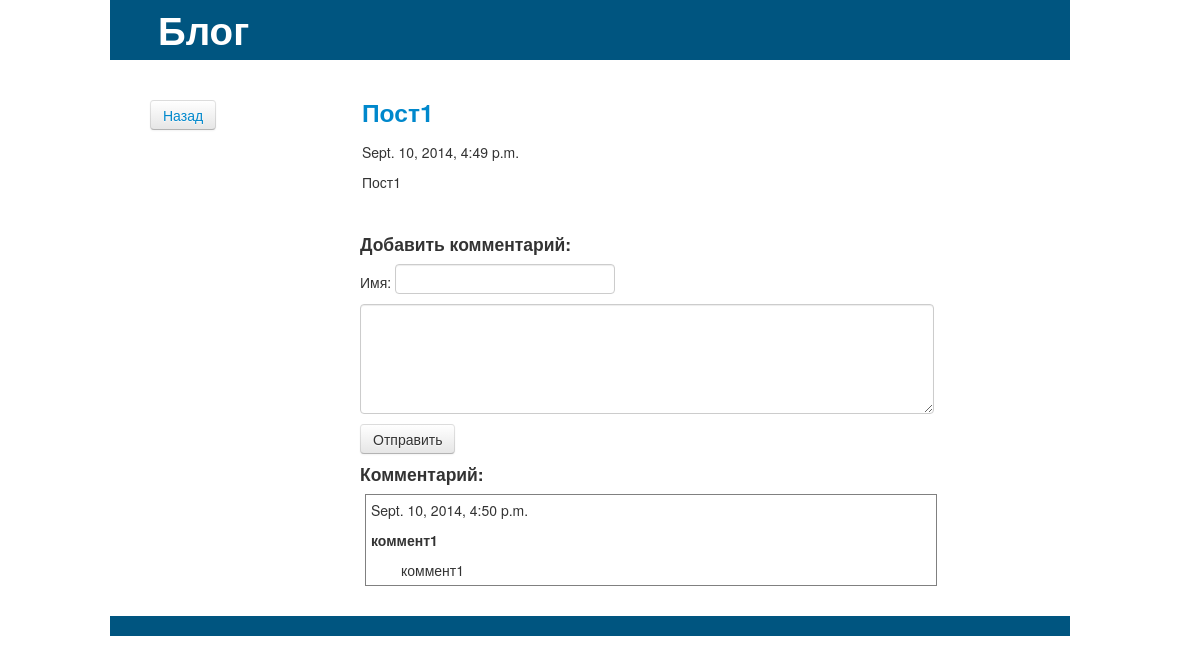
The page /blog/1/ on the database as committed earlier.
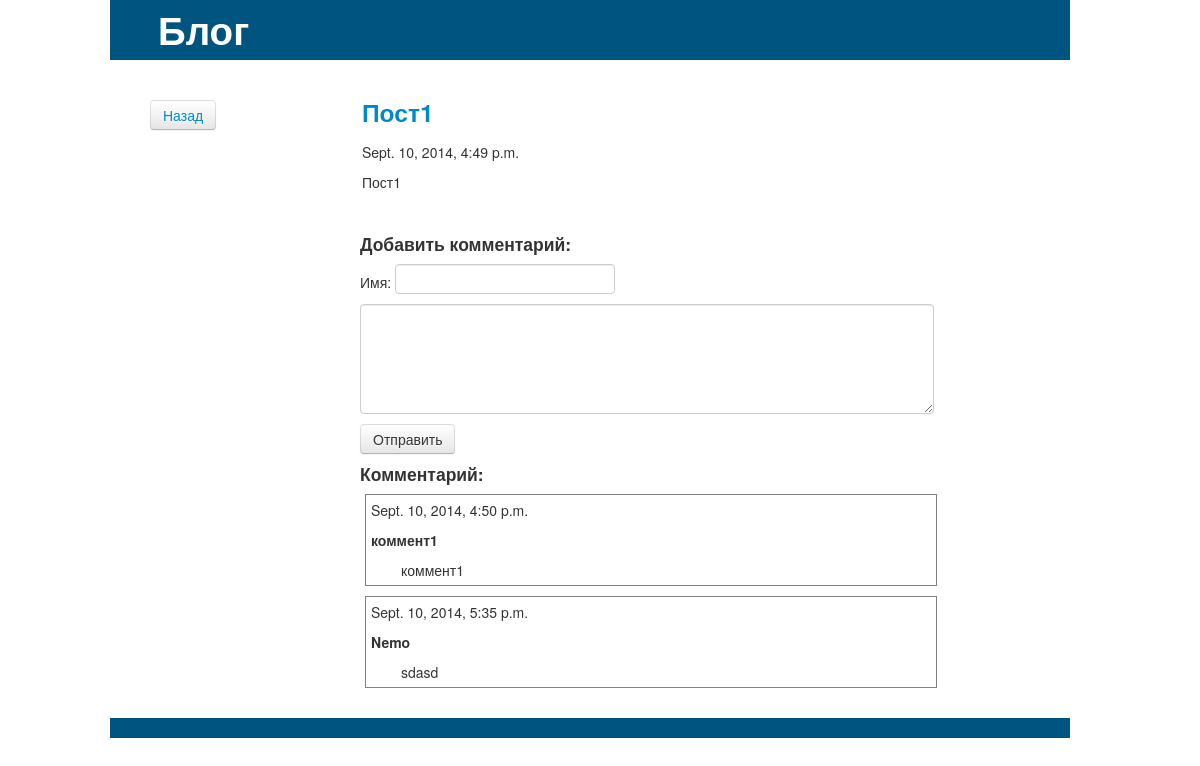
The same page on the database as committed later.
### blog/models.py (models this page shows, shortened)
class Comment(models.Model):
    post = models.ForeignKey(Post)
    comment_author = models.CharField(max_length=60)
    text = models.TextField()
    pub_date = models.DateTimeField(auto_now_add=True)

### blog/views.py (the view)
# urls.py: url(r'^(?P<post_id>\d+)/$', views.detail, name='detail'),
def detail(request, post_id):
    try:
        post = Post.objects.get(pk=post_id)
    	comment_list = Comment.objects.filter(post=post)
    	return_path  = request.META.get('HTTP_REFERER','/')
    except Post.DoesNotExist:
        raise Http404
    return render(request, 'blog/detail.html', {
    	'post': post,
    	'comment_list': comment_list,
    	'comment_form': CommentForm,
    	'returner':return_path
    	})

### blog/templates/blog/detail.html (shortened to what this page needs)
<!DOCTYPE html>
<html>
    <head>
        {% load staticfiles %}
        <link href="{% static 'blog/bootstrap/css/bootstrap.min.css' %}" rel="stylesheet" media="screen">
        <link href="{% static 'blog/style/style.css' %}" rel="stylesheet" media="screen">
    </head>
    <body>
        <div class="container">
            <div class="row" id="header">
                <h1>
                    <div id="title">Блог</div>
                </h1>
            </div>
            <div class="row" id="content">
                <div class="span3 sidebar">
                    <div class="sidebar_nav">
                        <div id="fixed">
                            <button class="btn" onclick="history.back(-1)">
                                <a>Назад</a>
                            </button>
                        </div>
                    </div>
                </div>
                <div class="span9">
                    <div class="row posts">
                        <div class="span7">
                            <div class="row posts">
                                <h3>
                                <a href="{% url 'blog:detail' post.id %}">{{ post.title }}</a>
                                </h3>
                                <p>{{ post.pub_date }}</p>
                                <p>{{ post.text}}</p>
                            </div>
                        </div>
                    </div>
                    <h4>Добавить комментарий:</h4>
                    <form action="{% url 'blog:add_comment' post.id %}" method="post">
                    <div class="input-group">
                      Имя: {{ comment_form.comment_author }}
                    </div>
                    <div class="input-group">
                        {{ comment_form.text }}
                    </div>
                    <button type="submit" class="btn">Отправить</button>
                    {% if comment_list %}
                        <h4>Комментарий:</h4>
                        {% for comment in comment_list %}
                            <ul>
                                <div class="row" id="comment">
                                    <div class="comment">
                                        <div class="time">{{ comment.pub_date }}</div>
                                        <h5><div class="title">{{ comment.comment_author }}</div></h5>
                                        <div class="text">{{ comment.text }}</div>
                                    </div>
                            </ul>
                        {% endfor %}
                    {% endif %}
                </div>
            </div>
            <div class="row" id="footer">
                <div class="span12"></div>
            </div>
        </div>
    </body>
</html>

Rows that differ between the two databases and show on the page:
added Comment: pub_date "Sept. 10, 2014, 5:35 p.m.", comment_author "Nemo", text "sdasd"
